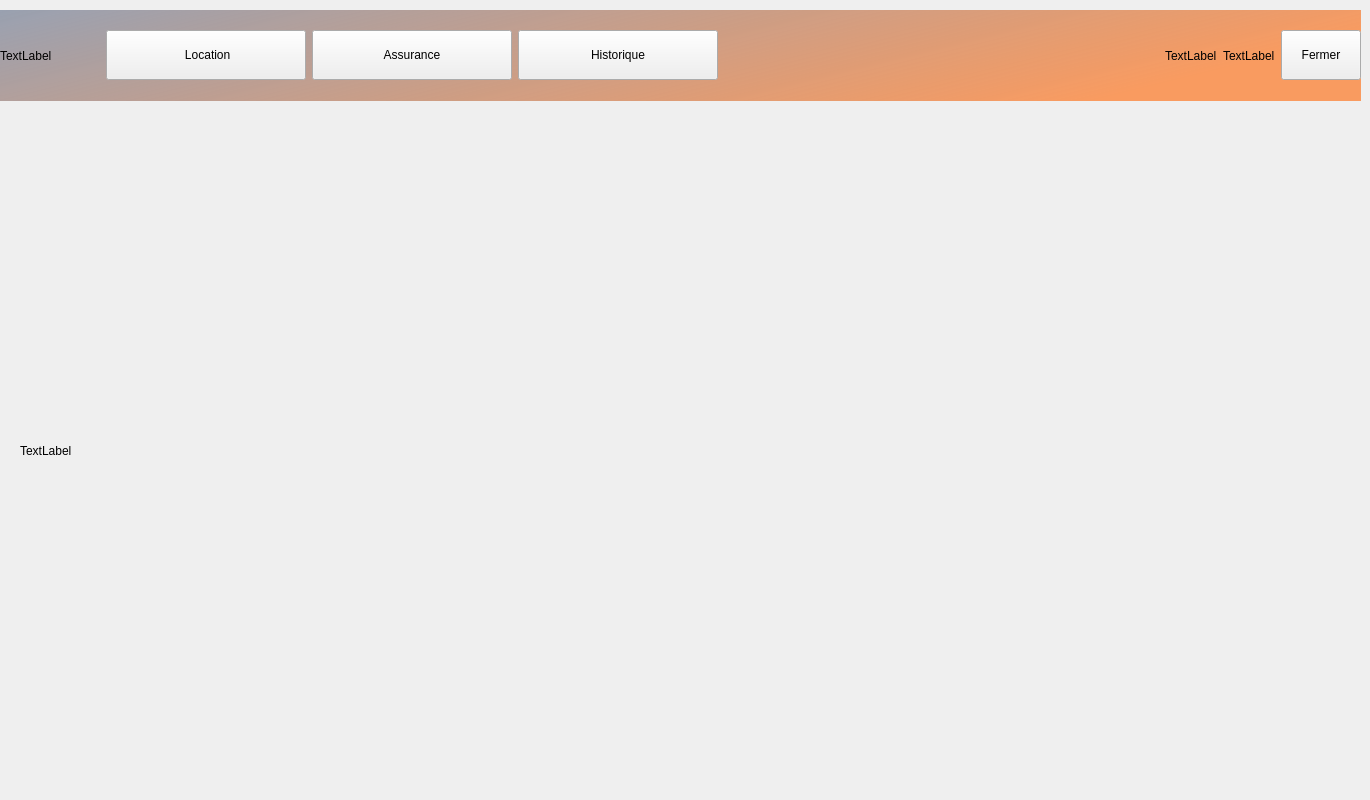
   <widget class="QWidget" name="page">
    <widget class="QWidget" name="horizontalWidget" native="true">
     <property name="geometry">
      <rect>
       <x>0</x>
       <y>10</y>
       <width>1361</width>
       <height>91</height>
      </rect>
     </property>
     <property name="styleSheet">
      <string notr="true">#horizontalWidget {
	background: qlineargradient(spread:pad, x1:0, y1:0, x2:1, y2:0.273, stop:0 rgba(20,40, 80, 100), stop:1 rgba(252, 126, 47, 190));
	
}</string>
     </property>
     <layout class="QHBoxLayout" name="horizontalLayout">
      <item>
       <widget class="QLabel" name="logo">
        <property name="minimumSize">
         <size>
          <width>100</width>
          <height>50</height>
         </size>
        </property>
        <property name="text">
         <string>TextLabel</string>
        </property>
       </widget>
      </item>
      <item>
       <layout class="QVBoxLayout" name="verticalLayout_2">
        <item>
         <widget class="QPushButton" name="PBlocation">
          <property name="minimumSize">
           <size>
            <width>200</width>
            <height>50</height>
           </size>
          </property>
          <property name="text">
           <string> Location</string>
          </property>
          <property name="flat">
           <bool>false</bool>
          </property>
         </widget>
        </item>
       </layout>
      </item>
      <item>
       <layout class="QVBoxLayout" name="verticalLayout_3">
        <item>
         <widget class="QPushButton" name="PBassurance">
          <property name="minimumSize">
           <size>
            <width>200</width>
            <height>50</height>
           </size>
          </property>
          <property name="text">
           <string>Assurance</string>
          </property>
         </widget>
        </item>
       </layout>
      </item>
      <item>
       <layout class="QVBoxLayout" name="verticalLayout_4">
        <item>
         <widget class="QPushButton" name="PBhistorique">
          <property name="minimumSize">
           <size>
            <width>200</width>
            <height>50</height>
           </size>
          </property>
          <property name="text">
           <string>Historique</string>
          </property>
         </widget>
        </item>
       </layout>
      </item>
      <item>
       <spacer name="horizontalSpacer">
        <property name="orientation">
         <enum>Qt::Horizontal</enum>
        </property>
        <property name="sizeHint" stdset="0">
         <size>
          <width>40</width>
          <height>20</height>
         </size>
        </property>
       </spacer>
      </item>
      <item>
       <widget class="QLabel" name="currentDate">
        <property name="text">
         <string>TextLabel</string>
        </property>
       </widget>
      </item>
      <item>
       <widget class="QLabel" name="time">
        <property name="text">
         <string>TextLabel</string>
        </property>
       </widget>
      </item>
      <item>
       <widget class="QPushButton" name="PBclose">
        <property name="minimumSize">
         <size>
          <width>50</width>
          <height>50</height>
         </size>
        </property>
        <property name="text">
         <string>Fermer</string>
        </property>
       </widget>
      </item>
     </layout>
    </widget>
    <widget class="QWidget" name="verticalWidget" native="true">
     <property name="geometry">
      <rect>
       <x>10</x>
       <y>110</y>
       <width>1341</width>
       <height>681</height>
      </rect>
     </property>
     <layout class="QVBoxLayout" name="verticalLayout_5">
      <property name="leftMargin">
       <number>10</number>
      </property>
      <property name="topMargin">
       <number>10</number>
      </property>
      <property name="rightMargin">
       <number>10</number>
      </property>
      <property name="bottomMargin">
       <number>10</number>
      </property>
      <item>
       <widget class="QLabel" name="bgInterfaceContrat">
        <property name="styleSheet">
         <string notr="true">bgInterfaceContrat{
	color: rgba(0, 0, 0, 50%);
}</string>
        </property>
        <property name="text">
         <string>TextLabel</string>
        </property>
       </widget>
      </item>
     </layout>
    </widget>
   </widget>
